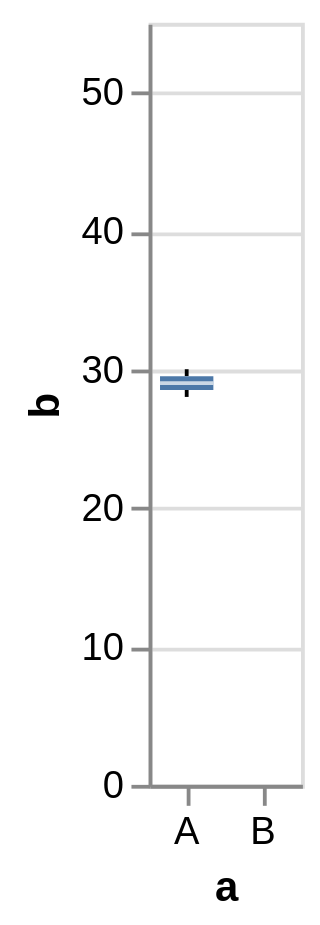

Express this chart as Vega-Lite.
### Vega specification from a JSON file in a GitHub repository (floating-point values rounded to 4 significant figures)
{"$schema": "https://vega.github.io/schema/vega/v5.json", "description": "A simple bar chart with embedded data.", "background": "white", "padding": 5, "height": 200, "style": "cell", "data": [{"name": "source_0", "values": [{"a": "A", "b": 28}, {"a": "A", "b": 30}, {"a": "B", "b": 55}]}, {"name": "data_1", "source": "source_0", "transform": [{"type": "joinaggregate", "as": ["lower_box_b", "upper_box_b"], "ops": ["q1", "q3"], "fields": ["b", "b"], "groupby": ["a"]}]}, {"name": "data_2", "source": "data_1", "transform": [{"type": "filter", "expr": "(datum[\"b\"] < datum[\"lower_box_b\"] - 1.5 * (datum[\"upper_box_b\"] - datum[\"lower_box_b\"])) || (datum[\"b\"] > datum[\"upper_box_b\"] + 1.5 * (datum[\"upper_box_b\"] - datum[\"lower_box_b\"]))"}, {"type": "filter", "expr": "isValid(datum[\"b\"]) && isFinite(+datum[\"b\"])"}]}, {"name": "data_3", "source": "data_1", "transform": [{"type": "filter", "expr": "(datum[\"lower_box_b\"] - 1.5 * (datum[\"upper_box_b\"] - datum[\"lower_box_b\"]) <= datum[\"b\"]) && (datum[\"b\"] <= datum[\"upper_box_b\"] + 1.5 * (datum[\"upper_box_b\"] - datum[\"lower_box_b\"]))"}, {"type": "aggregate", "groupby": ["a"], "ops": ["min", "max", "min", "max"], "fields": ["b", "b", "lower_box_b", "upper_box_b"], "as": ["lower_whisker_b", "upper_whisker_b", "lower_box_b", "upper_box_b"]}]}, {"name": "data_4", "source": "data_3", "transform": [{"type": "filter", "expr": "isValid(datum[\"lower_whisker_b\"]) && isFinite(+datum[\"lower_whisker_b\"])"}]}, {"name": "data_5", "source": "data_3", "transform": [{"type": "filter", "expr": "isValid(datum[\"upper_box_b\"]) && isFinite(+datum[\"upper_box_b\"])"}]}, {"name": "data_6", "source": "source_0", "transform": [{"type": "aggregate", "groupby": ["a"], "ops": ["q1", "q3", "median", "min", "max"], "fields": ["b", "b", "b", "b", "b"], "as": ["lower_box_b", "upper_box_b", "mid_box_b", "min_b", "max_b"]}]}, {"name": "data_7", "source": "data_6", "transform": [{"type": "filter", "expr": "isValid(datum[\"lower_box_b\"]) && isFinite(+datum[\"lower_box_b\"])"}]}, {"name": "data_8", "source": "data_6", "transform": [{"type": "filter", "expr": "isValid(datum[\"mid_box_b\"]) && isFinite(+datum[\"mid_box_b\"])"}]}], "signals": [{"name": "x_step", "value": 20}, {"name": "width", "update": "bandspace(domain('x').length, 0, 0) * x_step"}], "marks": [{"name": "layer_0_layer_0_marks", "type": "symbol", "style": ["point", "boxplot-outliers"], "from": {"data": "data_2"}, "encode": {"update": {"opacity": {"value": 0.7}, "fill": {"value": "transparent"}, "stroke": {"value": "#4c78a8"}, "ariaRoleDescription": {"value": "point"}, "description": {"signal": "\"a: \" + (isValid(datum[\"a\"]) ? datum[\"a\"] : \"\"+datum[\"a\"]) + \"; b: \" + (format(datum[\"b\"], \"\"))"}, "x": {"scale": "x", "field": "a", "band": 0.5}, "y": {"scale": "y", "field": "b"}}}}, {"name": "layer_0_layer_1_layer_0_marks", "type": "rule", "style": ["rule", "boxplot-rule"], "aria": false, "from": {"data": "data_4"}, "encode": {"update": {"stroke": {"value": "black"}, "tooltip": {"signal": "{\"Upper Whisker of b\": format(datum[\"upper_whisker_b\"], \"\"), \"Lower Whisker of b\": format(datum[\"lower_whisker_b\"], \"\"), \"a\": isValid(datum[\"a\"]) ? datum[\"a\"] : \"\"+datum[\"a\"]}"}, "x": {"scale": "x", "field": "a", "band": 0.5}, "y": {"scale": "y", "field": "lower_whisker_b"}, "y2": {"scale": "y", "field": "lower_box_b"}}}}, {"name": "layer_0_layer_1_layer_1_marks", "type": "rule", "style": ["rule", "boxplot-rule"], "aria": false, "from": {"data": "data_5"}, "encode": {"update": {"stroke": {"value": "black"}, "tooltip": {"signal": "{\"Upper Whisker of b\": format(datum[\"upper_whisker_b\"], \"\"), \"Lower Whisker of b\": format(datum[\"lower_whisker_b\"], \"\"), \"a\": isValid(datum[\"a\"]) ? datum[\"a\"] : \"\"+datum[\"a\"]}"}, "x": {"scale": "x", "field": "a", "band": 0.5}, "y": {"scale": "y", "field": "upper_box_b"}, "y2": {"scale": "y", "field": "upper_whisker_b"}}}}, {"name": "layer_1_layer_0_marks", "type": "rect", "style": ["bar", "boxplot-box"], "from": {"data": "data_7"}, "encode": {"update": {"ariaRoleDescription": {"value": "box"}, "fill": {"value": "#4c78a8"}, "tooltip": {"signal": "{\"Max of b\": format(datum[\"max_b\"], \"\"), \"Q3 of b\": format(datum[\"upper_box_b\"], \"\"), \"Median of b\": format(datum[\"mid_box_b\"], \"\"), \"Q1 of b\": format(datum[\"lower_box_b\"], \"\"), \"Min of b\": format(datum[\"min_b\"], \"\"), \"a\": isValid(datum[\"a\"]) ? datum[\"a\"] : \"\"+datum[\"a\"]}"}, "description": {"signal": "\"a: \" + (isValid(datum[\"a\"]) ? datum[\"a\"] : \"\"+datum[\"a\"]) + \"; b: \" + (format(datum[\"lower_box_b\"], \"\")) + \"; upper_box_b: \" + (format(datum[\"upper_box_b\"], \"\")) + \"; Max of b: \" + (format(datum[\"max_b\"], \"\")) + \"; Q3 of b: \" + (format(datum[\"upper_box_b\"], \"\")) + \"; Median of b: \" + (format(datum[\"mid_box_b\"], \"\")) + \"; Q1 of b: \" + (format(datum[\"lower_box_b\"], \"\")) + \"; Min of b: \" + (format(datum[\"min_b\"], \"\"))"}, "xc": {"scale": "x", "field": "a", "band": 0.5}, "width": {"value": 14}, "y": {"scale": "y", "field": "lower_box_b"}, "y2": {"scale": "y", "field": "upper_box_b"}}}}, {"name": "layer_1_layer_1_marks", "type": "rect", "style": ["tick", "boxplot-median"], "aria": false, "from": {"data": "data_8"}, "encode": {"update": {"opacity": {"value": 0.7}, "fill": [{"test": "datum['lower_box_b'] >= datum['upper_box_b']"}, {"value": "white"}], "tooltip": {"signal": "{\"Max of b\": format(datum[\"max_b\"], \"\"), \"Q3 of b\": format(datum[\"upper_box_b\"], \"\"), \"Median of b\": format(datum[\"mid_box_b\"], \"\"), \"Q1 of b\": format(datum[\"lower_box_b\"], \"\"), \"Min of b\": format(datum[\"min_b\"], \"\"), \"a\": isValid(datum[\"a\"]) ? datum[\"a\"] : \"\"+datum[\"a\"]}"}, "xc": {"scale": "x", "field": "a", "band": 0.5}, "yc": {"scale": "y", "field": "mid_box_b"}, "width": {"value": 14}, "height": {"value": 1}}}}], "scales": [{"name": "x", "type": "band", "domain": {"fields": [{"data": "data_2", "field": "a"}, {"data": "data_4", "field": "a"}, {"data": "data_5", "field": "a"}, {"data": "data_7", "field": "a"}, {"data": "data_8", "field": "a"}], "sort": true}, "range": {"step": {"signal": "x_step"}}, "paddingInner": 0, "paddingOuter": 0}, {"name": "y", "type": "linear", "domain": {"fields": [{"data": "data_2", "field": "b"}, {"data": "data_4", "field": "lower_whisker_b"}, {"data": "data_4", "field": "lower_box_b"}, {"data": "data_5", "field": "upper_box_b"}, {"data": "data_5", "field": "upper_whisker_b"}, {"data": "data_7", "field": "lower_box_b"}, {"data": "data_7", "field": "upper_box_b"}, {"data": "data_8", "field": "mid_box_b"}]}, "range": [{"signal": "height"}, 0], "nice": true, "zero": true}], "axes": [{"scale": "y", "orient": "left", "gridScale": "x", "grid": true, "tickCount": {"signal": "ceil(height/40)"}, "domain": false, "labels": false, "aria": false, "maxExtent": 0, "minExtent": 0, "ticks": false, "zindex": 0}, {"scale": "x", "orient": "bottom", "grid": false, "title": "a", "labelAngle": 0, "labelBaseline": "top", "zindex": 0}, {"scale": "y", "orient": "left", "grid": false, "title": "b", "labelOverlap": true, "tickCount": {"signal": "ceil(height/40)"}, "zindex": 0}]}
